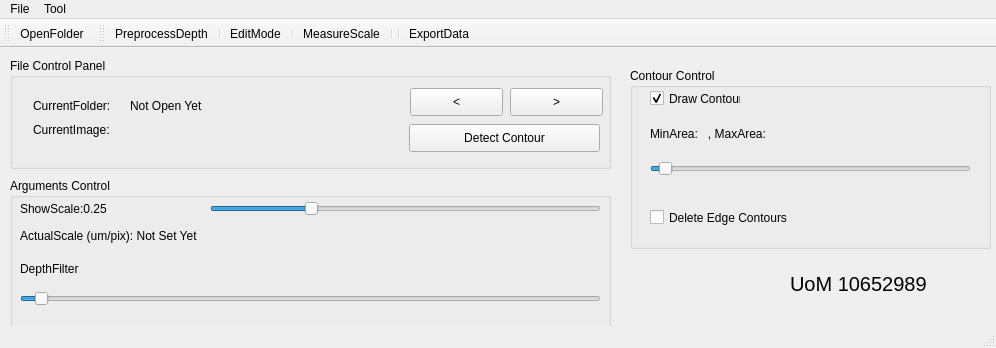
<?xml version="1.0" encoding="UTF-8"?>
<ui version="4.0">
 <class>MainWindow</class>
 <widget class="QMainWindow" name="MainWindow">
  <property name="geometry">
   <rect>
    <x>0</x>
    <y>0</y>
    <width>996</width>
    <height>348</height>
   </rect>
  </property>
  <property name="windowTitle">
   <string>Detector-OpenCV</string>
  </property>
  <widget class="QWidget" name="centralwidget">
   <widget class="QGroupBox" name="groupBox">
    <property name="geometry">
     <rect>
      <x>10</x>
      <y>10</y>
      <width>601</width>
      <height>111</height>
     </rect>
    </property>
    <property name="title">
     <string>File Control Panel</string>
    </property>
    <widget class="QLabel" name="label_current_folder">
     <property name="geometry">
      <rect>
       <x>120</x>
       <y>40</y>
       <width>261</width>
       <height>16</height>
      </rect>
     </property>
     <property name="text">
      <string>Not Open Yet</string>
     </property>
    </widget>
    <widget class="QPushButton" name="btn_detect_contour">
     <property name="geometry">
      <rect>
       <x>399</x>
       <y>66</y>
       <width>191</width>
       <height>28</height>
      </rect>
     </property>
     <property name="text">
      <string>Detect Contour</string>
     </property>
    </widget>
    <widget class="QPushButton" name="btn_goto_previous">
     <property name="geometry">
      <rect>
       <x>400</x>
       <y>30</y>
       <width>93</width>
       <height>28</height>
      </rect>
     </property>
     <property name="text">
      <string>&lt;</string>
     </property>
    </widget>
    <widget class="QPushButton" name="btn_goto_next">
     <property name="geometry">
      <rect>
       <x>500</x>
       <y>30</y>
       <width>93</width>
       <height>28</height>
      </rect>
     </property>
     <property name="text">
      <string>&gt;</string>
     </property>
    </widget>
    <widget class="QLabel" name="label">
     <property name="geometry">
      <rect>
       <x>23</x>
       <y>40</y>
       <width>90</width>
       <height>16</height>
      </rect>
     </property>
     <property name="text">
      <string>CurrentFolder:</string>
     </property>
    </widget>
    <widget class="QLabel" name="label_current_file">
     <property name="geometry">
      <rect>
       <x>120</x>
       <y>64</y>
       <width>261</width>
       <height>17</height>
      </rect>
     </property>
     <property name="text">
      <string/>
     </property>
    </widget>
    <widget class="QLabel" name="label_3">
     <property name="geometry">
      <rect>
       <x>23</x>
       <y>64</y>
       <width>90</width>
       <height>16</height>
      </rect>
     </property>
     <property name="text">
      <string>CurrentImage:</string>
     </property>
    </widget>
   </widget>
   <widget class="QGroupBox" name="groupBox_3">
    <property name="geometry">
     <rect>
      <x>10</x>
      <y>130</y>
      <width>601</width>
      <height>151</height>
     </rect>
    </property>
    <property name="title">
     <string>Arguments Control</string>
    </property>
    <widget class="QLabel" name="label_scale">
     <property name="geometry">
      <rect>
       <x>10</x>
       <y>20</y>
       <width>181</width>
       <height>21</height>
      </rect>
     </property>
     <property name="text">
      <string>ShowScale:0.25</string>
     </property>
    </widget>
    <widget class="QSlider" name="slider_scale">
     <property name="geometry">
      <rect>
       <x>200</x>
       <y>20</y>
       <width>391</width>
       <height>21</height>
      </rect>
     </property>
     <property name="maximum">
      <number>100</number>
     </property>
     <property name="singleStep">
      <number>5</number>
     </property>
     <property name="pageStep">
      <number>5</number>
     </property>
     <property name="value">
      <number>25</number>
     </property>
     <property name="orientation">
      <enum>Qt::Horizontal</enum>
     </property>
    </widget>
    <widget class="QLabel" name="label_actual_scale">
     <property name="geometry">
      <rect>
       <x>10</x>
       <y>50</y>
       <width>251</width>
       <height>16</height>
      </rect>
     </property>
     <property name="text">
      <string>ActualScale (um/pix): Not Set Yet</string>
     </property>
    </widget>
    <widget class="QLabel" name="label_minmaxDepth">
     <property name="geometry">
      <rect>
       <x>10</x>
       <y>80</y>
       <width>581</width>
       <height>21</height>
      </rect>
     </property>
     <property name="text">
      <string>DepthFilter</string>
     </property>
    </widget>
    <widget class="QSlider" name="slider_depth">
     <property name="geometry">
      <rect>
       <x>10</x>
       <y>110</y>
       <width>581</width>
       <height>21</height>
      </rect>
     </property>
     <property name="maximum">
      <number>1000</number>
     </property>
     <property name="singleStep">
      <number>5</number>
     </property>
     <property name="pageStep">
      <number>5</number>
     </property>
     <property name="value">
      <number>25</number>
     </property>
     <property name="orientation">
      <enum>Qt::Horizontal</enum>
     </property>
    </widget>
   </widget>
   <widget class="QGroupBox" name="groupBox_4">
    <property name="geometry">
     <rect>
      <x>630</x>
      <y>20</y>
      <width>361</width>
      <height>181</height>
     </rect>
    </property>
    <property name="title">
     <string>Contour Control</string>
    </property>
    <widget class="QLabel" name="label_minmaxArea">
     <property name="geometry">
      <rect>
       <x>20</x>
       <y>50</y>
       <width>301</width>
       <height>31</height>
      </rect>
     </property>
     <property name="text">
      <string>MinArea:   , MaxArea:</string>
     </property>
    </widget>
    <widget class="QCheckBox" name="checkBox_delete_edge_contour">
     <property name="geometry">
      <rect>
       <x>20</x>
       <y>140</y>
       <width>151</width>
       <height>19</height>
      </rect>
     </property>
     <property name="text">
      <string>Delete Edge Contours</string>
     </property>
    </widget>
    <widget class="QSlider" name="slider_area">
     <property name="geometry">
      <rect>
       <x>20</x>
       <y>90</y>
       <width>321</width>
       <height>21</height>
      </rect>
     </property>
     <property name="maximum">
      <number>1000</number>
     </property>
     <property name="singleStep">
      <number>5</number>
     </property>
     <property name="pageStep">
      <number>5</number>
     </property>
     <property name="value">
      <number>25</number>
     </property>
     <property name="orientation">
      <enum>Qt::Horizontal</enum>
     </property>
    </widget>
    <widget class="QCheckBox" name="checkBox_draw_contours">
     <property name="geometry">
      <rect>
       <x>20</x>
       <y>20</y>
       <width>91</width>
       <height>21</height>
      </rect>
     </property>
     <property name="text">
      <string>Draw Contour</string>
     </property>
     <property name="checked">
      <bool>true</bool>
     </property>
    </widget>
   </widget>
   <widget class="QLabel" name="label_2">
    <property name="geometry">
     <rect>
      <x>790</x>
      <y>220</y>
      <width>161</width>
      <height>31</height>
     </rect>
    </property>
    <property name="font">
     <font>
      <pointsize>15</pointsize>
     </font>
    </property>
    <property name="text">
     <string>UoM 10652989</string>
    </property>
   </widget>
  </widget>
  <widget class="QMenuBar" name="menubar">
   <property name="geometry">
    <rect>
     <x>0</x>
     <y>0</y>
     <width>996</width>
     <height>23</height>
    </rect>
   </property>
   <widget class="QMenu" name="menuFile">
    <property name="title">
     <string>File</string>
    </property>
    <addaction name="actionOpenFolder"/>
    <addaction name="separator"/>
    <addaction name="actionExportData"/>
   </widget>
   <widget class="QMenu" name="menuTool">
    <property name="title">
     <string>Tool</string>
    </property>
    <addaction name="actionModifyMode"/>
    <addaction name="separator"/>
    <addaction name="actionMeasureScale"/>
    <addaction name="separator"/>
    <addaction name="actionPreprocessDepth"/>
   </widget>
   <addaction name="menuFile"/>
   <addaction name="menuTool"/>
  </widget>
  <widget class="QStatusBar" name="statusbar"/>
  <widget class="QToolBar" name="toolBar">
   <property name="windowTitle">
    <string>toolBar</string>
   </property>
   <attribute name="toolBarArea">
    <enum>TopToolBarArea</enum>
   </attribute>
   <attribute name="toolBarBreak">
    <bool>false</bool>
   </attribute>
   <addaction name="actionOpenFolder"/>
  </widget>
  <widget class="QToolBar" name="toolBar_2">
   <property name="windowTitle">
    <string>toolBar_2</string>
   </property>
   <attribute name="toolBarArea">
    <enum>TopToolBarArea</enum>
   </attribute>
   <attribute name="toolBarBreak">
    <bool>false</bool>
   </attribute>
   <addaction name="actionPreprocessDepth"/>
   <addaction name="separator"/>
   <addaction name="actionModifyMode"/>
   <addaction name="separator"/>
   <addaction name="actionMeasureScale"/>
   <addaction name="separator"/>
   <addaction name="separator"/>
   <addaction name="actionExportData"/>
  </widget>
  <action name="actionOpenFolder">
   <property name="text">
    <string>OpenFolder</string>
   </property>
  </action>
  <action name="actionExportData">
   <property name="text">
    <string>ExportData</string>
   </property>
  </action>
  <action name="actionModifyMode">
   <property name="checkable">
    <bool>true</bool>
   </property>
   <property name="text">
    <string>EditMode</string>
   </property>
  </action>
  <action name="actionMeasureScale">
   <property name="checkable">
    <bool>true</bool>
   </property>
   <property name="text">
    <string>MeasureScale</string>
   </property>
  </action>
  <action name="actionPreprocessDepth">
   <property name="text">
    <string>PreprocessDepth</string>
   </property>
  </action>
 </widget>
 <resources/>
 <connections/>
</ui>
